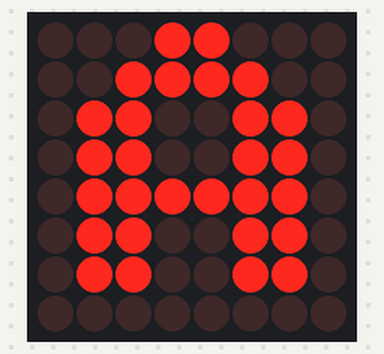
Recording of a sketch running on a simulated Arduino Uno, built with avr-gcc and run on an emulated ATmega328P. Parts: 8×8 LED matrix.

Above: at 0.1 s.

The sketch:

sketch_oct23a.ino
```cpp
byte a[8] = {
  B00011000,
  B00111100,
  B01100110,
  B01100110,
  B01111110,
  B01100110,
  B01100110,
  B00000000};


#include <LedControl.h>
LedControl lc=LedControl(12,11,10,1);
void setup() {
  lc.shutdown(0, false);
  lc.setIntensity(0, 8);
  lc.clearDisplay(0);
}

void loop() {
  lc.setRow(0, 0, a[0]);
  lc.setRow(0, 1, a[1]);
  lc.setRow(0, 2, a[2]);
  lc.setRow(0, 3, a[3]);
  lc.setRow(0, 4, a[4]);
  lc.setRow(0, 5, a[5]);
  lc.setRow(0, 6, a[6]);
  lc.setRow(0, 7, a[7]);
}
```
